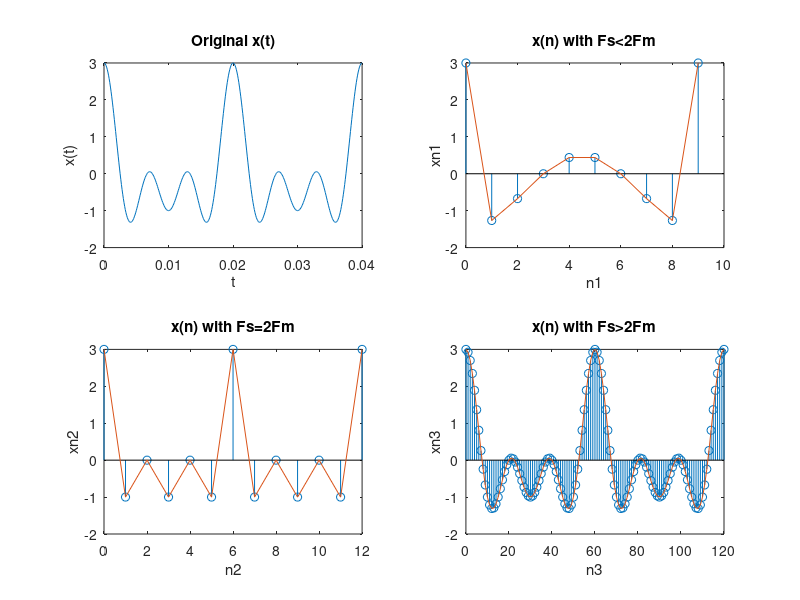

Reproduce this figure in MATLAB.
%% Expriment No: 3

%{
     Name: Smit Shah
     PRN: 17070123090
     Batch: EB-2

     Date: 30-07-19
%}

clc
clear all
close all

%% Q1. Write MATLAB to sample the CT signal, x(t)=cos(2*pi*50t)+cos(2*pi*100t)+cos(2*pi*150t) for Fs<2Fm, Fs=2Fm and Fs>2Fm. Plot the original CT signal and sampled signal for all cases in same figure.

tf=0.04;
t=0:0.0001:tf;
x=cos(2*pi*50*t)+cos(2*pi*100*t)+cos(2*pi*150*t);
figure
subplot(2,2,1)
plot(t,x)
title('Original x(t)')
xlabel('t')
ylabel('x(t)')

% Case1
Fs1=225;
n1=0:(tf*Fs1);
xn1=cos(2*pi*50*(n1/Fs1))+cos(2*pi*100*(n1/Fs1))+cos(2*pi*150*(n1/Fs1));
subplot(2,2,2)
stem(n1, xn1)
hold on
plot(n1, xn1)
title('x(n) with Fs<2Fm')
xlabel('n1')
ylabel('xn1')

% Case2
Fs2=300;
n2=0:(tf*Fs2);
xn2=cos(2*pi*50*(n2/Fs2))+cos(2*pi*100*(n2/Fs2))+cos(2*pi*150*(n2/Fs2));
subplot(2,2,3)
stem(n2, xn2)
hold on
plot(n2, xn2)
title('x(n) with Fs=2Fm')
xlabel('n2')
ylabel('xn2')

% Case3
Fs3=3000;
n3=0:(tf*Fs3);
xn3=cos(2*pi*50*(n3/Fs3))+cos(2*pi*100*(n3/Fs3))+cos(2*pi*150*(n3/Fs3));
subplot(2,2,4)
stem(n3, xn3)
hold on
plot(n3, xn3)
title('x(n) with Fs>2Fm')
xlabel('n3')
ylabel('xn3')

%% Observation

%{
    In this experiment, we observed that as we increases the value of Fs,
    the possibility of aliasing occurs. As we see that the value becomes
    Fs>2Fm, the aliasing occurs and we don't get proper output.
%}
